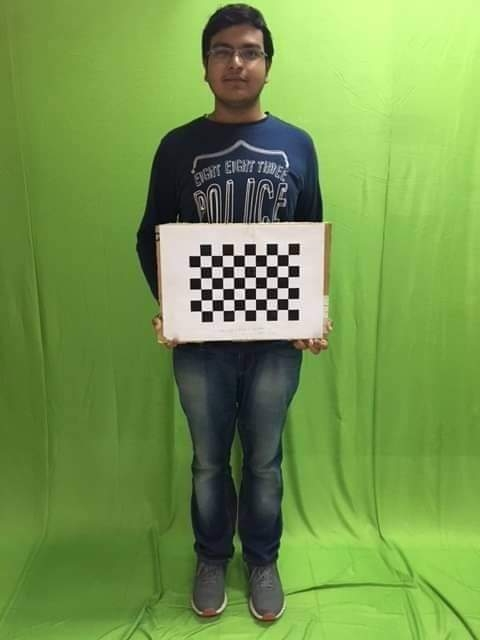
#> input picture body-measurement-opencv/src/img/sukaina/image1.jpg, 480 x 640 px
$ python -i app.py   (imports and definitions only)
#> lines starting #> are read from the running program, lines starting #| are printed output that depends on the picture
import argparse
import cv2
import numpy as np
import matplotlib.pyplot as plt
import math
import sys
import segment
import csv
import pandas as pd
import pandas
from sklearn.cluster import KMeans
from sklearn.tree import DecisionTreeClassifier
from sklearn import tree
from firebase import FireBase
import requests
import os
import json


# initialize the list of reference points and boolean indicating
# whether cropping is being performed or not
refPt = []
r1=5 #for affine correction
r2=2 #for measurement
ref_ht=2.84
rectangle_row=9
rectangle_col=6
# square_size=int(r+1)
criteria = (cv2.TERM_CRITERIA_EPS + cv2.TERM_CRITERIA_MAX_ITER, 30, 0.001)
metre_pixel_x=0
metre_pixel_y=0
window_name1="image"
draw_radius=10

# [72 lines left out: functions squ_point, click_and_crop, get_distance, get_points, get_real_world_distance, get_waist, not called in this run]


# returns 4 points at square_size of checkboard
def chess_board_corners(image,gray,r):
	square_size=int(r+1)
	ret, corners = cv2.findChessboardCorners(image, (rectangle_row,rectangle_col),None)
	# corners2 = cv2.cornerSubPix(gray,corners,(11,11),(-1,-1),criteria)
	# Uncomment for old opencv version

	cv2.cornerSubPix(gray,corners,(11,11),(-1,-1),criteria)
	# New version does inplace
	corners2=corners
	coordinates=[]
	coordinates.append((corners2[0,0,0],corners2[0,0,1]))
	coordinates.append((corners2[square_size-1,0,0],corners2[square_size-1,0,1]))
	coordinates.append((corners2[rectangle_row*(square_size-1),0,0],corners2[rectangle_row*(square_size-1),0,1]))
	coordinates.append((corners2[rectangle_row*(square_size-1)+square_size-1,0,0],corners2[rectangle_row*(square_size-1)+square_size-1,0,1]))
	return coordinates
	# print coordinates

# receives an image and performs affine transform using chess_board_corners
def affine_correct_params(image):

	gray=np.copy(image)

	if(len(image.shape)>2):
		gray=cv2.cvtColor(gray,cv2.COLOR_BGR2GRAY)
	refPt=chess_board_corners(image,gray,r1)
	pt1=np.asarray(refPt,dtype=np.float32)
	dist=(refPt[1][0]-refPt[0][0])
	refPt[1]=(refPt[0][0]+dist,refPt[0][1])
	refPt[2]=(refPt[0][0],refPt[0][1]+dist)
	refPt[3]=(refPt[0][0]+dist,refPt[0][1]+dist)
	pt2=np.asarray(refPt,dtype=np.float32)
	M=cv2.getPerspectiveTransform(pt1,pt2)
	return M


def affine_correct(image,M=None):

	if M is None:
		M=affine_correct_params(image)

	image2=np.copy(image)

	if(len(image2)<3):
		image2=cv2.cvtColor(image2,cv2.COLOR_GRAY2RGB)

	dst=cv2.warpPerspective(image2,M,(image.shape[1],image.shape[0]))
	# dst=cv2.cvtColor(dst,cv2.COLOR_BGR2GRAY)
	return dst

# returns segmented image around refPt
# [109 lines left out: functions grub_cut, drawCircle, getHeadPoint, first_sharp_fall, get_wrist, analyze_chessboard, not called in this run]

def getDistance(p1,p2):
	return (p1[0]-p2[0],p1[1]-p2[1])

def pixel_to_distance(p1,mx,my):
	return math.sqrt((p1[0]*mx)**2+(p1[1]*my)**2)

# [295 lines left out: functions detect_point_and_ask_user, measure_distance, download_images, main, not called in this run]


# [2 lines not run here, left out]

>>> import cv2
>>> picture = cv2.imread('img/sukaina/image1.jpg')
#> picture is the input picture: shape (640, 480, 3); mean B, G, R 76.3, 149.7, 116.2
>>> result = affine_correct(picture)
#> in affine_correct_params, `gray=cv2.cvtColor(gray,cv2.COLOR_BGR2GRAY)`:
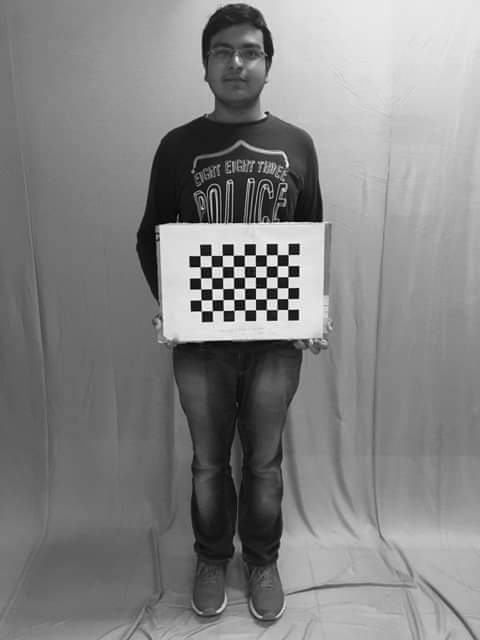
#> gray: shape (640, 480); min 0, max 254, mean 131.3
#> in chess_board_corners, `ret, corners = cv2.findChessboardCorners(image, (rectangle_row,rectang..`: ret = True; corners = 54 rows, first 8: [287.6, 309.5], [277.1, 309.7], [266.4, 309.8], [255.5, 309.9], [244.9, 310.1], [234, 310.6], [223.3, 310.5], [212.3, 311.2]
#> in chess_board_corners, `corners2=corners`: corners2 = 54 rows, first 8: [282.7, 303.9], [282.7, 303.9], [260.6, 304.3], [260.6, 304.3], [250.4, 304.3], [239.3, 304.6], [228.8, 305.1], [217.5, 305.1]
#> in affine_correct_params, `refPt=chess_board_corners(image,gray,r1)`: refPt = [(282.7, 303.9), (239.3, 304.6), (282.6, 260.5), (227.7, 260.7)]
#> in affine_correct_params, `pt1=np.asarray(refPt,dtype=np.float32)`: pt1 = [[282.7, 303.9], [239.3, 304.6], [282.6, 260.5], [227.7, 260.7]]
#> in affine_correct_params, `dist=(refPt[1][0]-refPt[0][0])`: dist = -43.35
#> in affine_correct_params, `pt2=np.asarray(refPt,dtype=np.float32)`: pt2 = [[282.7, 303.9], [239.3, 303.9], [282.7, 260.6], [239.3, 260.6]]
#> in affine_correct_params, `M=cv2.getPerspectiveTransform(pt1,pt2)`: M = [[0.312, -0.582, 185.3], [-0.0296, -0.196, 171.5], [-0.000118, -0.00206, 1]]
#> in affine_correct, `dst=cv2.warpPerspective(image2,M,(image.shape[1],image.shape[0]))`:
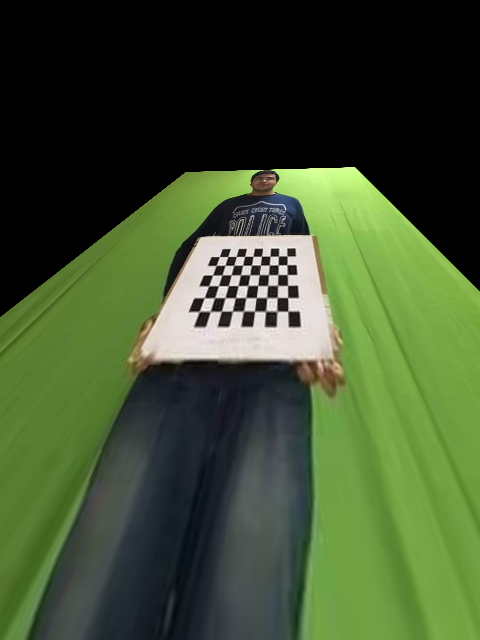
#> dst: shape (640, 480, 3); mean B, G, R 47.8, 80.9, 63.7
